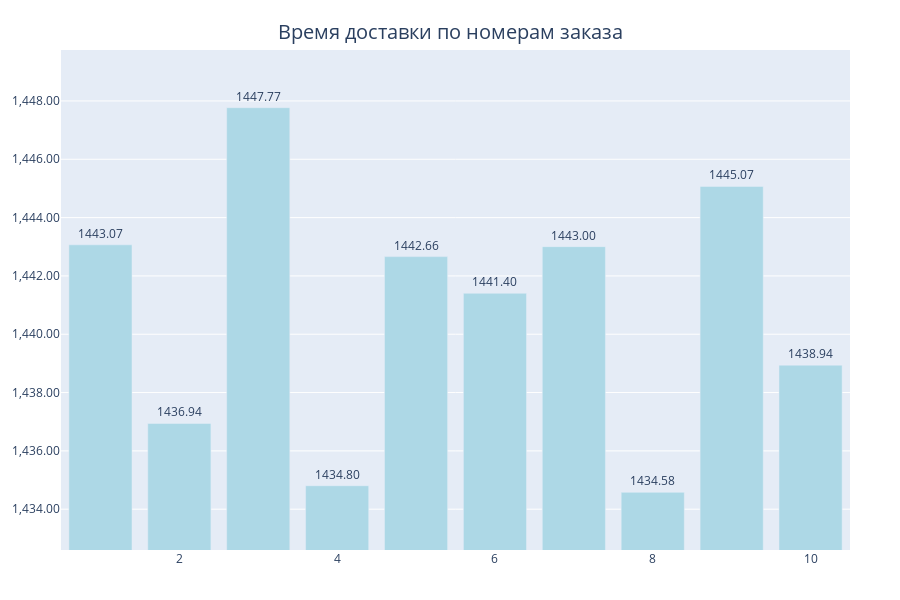

Notebook code for this chart:
### Code cell
fig = go.Figure(data=[
    go.Bar(
        x=categories, 
        y=values,
        text=values,
        textposition='outside',  
        texttemplate='%{text:.2f}',  
        marker_color='lightblue',
    )
])

# Настраиваю масштаб для лучшего отображения 
y_range_min = min(values) - (max(values) - min(values)) * 0.15
y_range_max = max(values) + (max(values) - min(values)) * 0.15

fig.update_layout(
    height=600,
    yaxis=dict(
        range=[y_range_min, y_range_max],
        tickformat=',.2f' 
    ),
    title={
        'text': 'Время доставки по номерам заказа',
        'x': 0.5,  
        'xanchor': 'center',
        'yanchor': 'top',
        'font': {'size': 20}
    },
    margin=dict(t=50, b=50, l=50, r=50) 
)

fig.show()

### Figure 1 — Plotly figure (JSON) as saved in the notebook; plotly's stock layout.template omitted (floating-point values rounded to 4 significant figures)
{"data": [{"marker": {"color": "lightblue"}, "text": [1443.0, 1437.0, 1448.0, 1435.0, 1443.0, 1441.0, 1443.0, 1435.0, 1445.0, 1439.0], "textposition": "outside", "texttemplate": "%{text:.2f}", "type": "bar", "x": [1, 2, 3, 4, 5, 6, 7, 8, 9, 10], "y": [1443.0, 1437.0, 1448.0, 1435.0, 1443.0, 1441.0, 1443.0, 1435.0, 1445.0, 1439.0]}], "layout": {"height": 600, "margin": {"b": 50, "l": 50, "r": 50, "t": 50}, "title": {"font": {"size": 20}, "text": "Время доставки по номерам заказа", "x": 0.5, "xanchor": "center", "yanchor": "top"}, "yaxis": {"range": [1433.0, 1450.0], "tickformat": ",.2f"}}}
